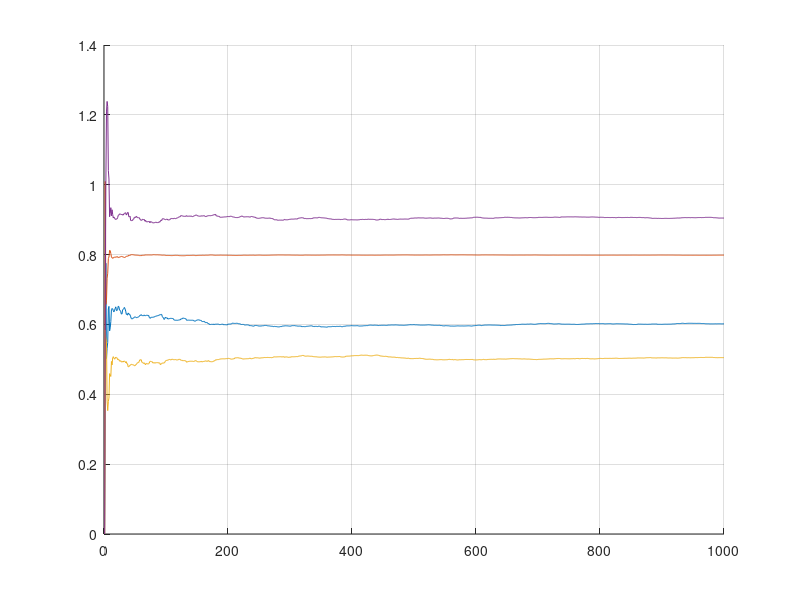

MATLAB code for this plot: (Note: this script raises an error after producing the figure.)
% a1=1;a2=3;b0=3;b1=2; % parametry theta
% theta = [a1;a2;b0;b1]
% n=1:1:10000; %10000 próbek
% Un = rand(1,size(n,2)); %wejściowy sygnał jednostajny n próbek;

%--------------------------------------------------------------------------
clear all;
clc
theta_r = [0.6;0.8;0.5;0.9]; %rzeczywiste theta
lambda = 1;
N=1000; %liczba probek
U = rand(N,1)*20;
%t = 0:1:N-1;
%U = sin(t);
% figure
% plot(t,U);
P=eye(4);
theta = [0;0;0;0]; %estymowana theta
Y=rand(N,1)*20;
a1 = zeros(1,N);
a2 = zeros(1,N);
b1 = zeros(1,N);
b2 = zeros(1,N);
phi = [0;0;0;0];
a1_error = zeros(1,N);
noise = normrnd(0,1,[1,5]);
for n=2:1:N
%     if n==300 %po pewnym czasie zmienia sie parametr a1
%         theta_r(1)=theta_r(1)+0.1;
%     end
    phi = [Y(n);Y(n-1);U(n);U(n-1)];
    Y(n) = (phi')*theta_r+normrnd(0,1); %normrnd(0,1) to szum o rozkladzie normalnym
    P = (P-(P*phi*(phi')*P)/(lambda+(phi')*P*phi))/lambda;
    theta = theta+P*phi*(Y(n)-(phi')*theta);
    a1(n) = theta(1);
    a2(n) = theta(2);
    b1(n) = theta(3);
    b2(n) = theta(4);
    a1_error(n) = theta(1)-theta_r(1);
end
theta'
figure
hold on;
grid on;
plot (1:N,a1);
plot (1:N,a2);
plot (1:N,b1);
plot (1:N,b2);
txt = ['Theta estimated with ',num2str(N),' samples']; % changing nuber to char to display it in legend
a1=['a1*=0.6->0.7, estimated a1=',num2str(a1(n))];
a2=['a2*=0.8, estimated a2=',num2str(a2(n))];
b1=['b1*=0.5, estimated b1=',num2str(b1(n))];
b2=['b2*=0.9, estimated b2=',num2str(b2(n))];
legend(a1,a2,b1,b2,'Location','SE')
title(txt);
%------------------obliczanie bledu theta_r-theta-----------------%
% figure
% hold on;
% grid on;
% plot (1:N,a1_error);
% plot (1:N,a2-theta_r(2));
% plot (1:N,b1-theta_r(3));
% plot (1:N,b2-theta_r(4));
% %plot (1:N,error);
% txt = ['Theta estimated with ',num2str(N),' samples']; % changing nuber to char to display it in legend
% a1=['a1*=0.6->0.7, estimation error =',num2str(a1_error(n))];
% a2=['a2*=0.8, estimation error =',num2str(a2(n)-0.8)];
% b1=['b1*=0.5, estimation error =',num2str(b1(n)-0.5)];
% b2=['b2*=0.9, estimation error =',num2str(b2(n)-0.9)];
% legend(a1,a2,b1,b2,'Location','SE')
% title(txt);
